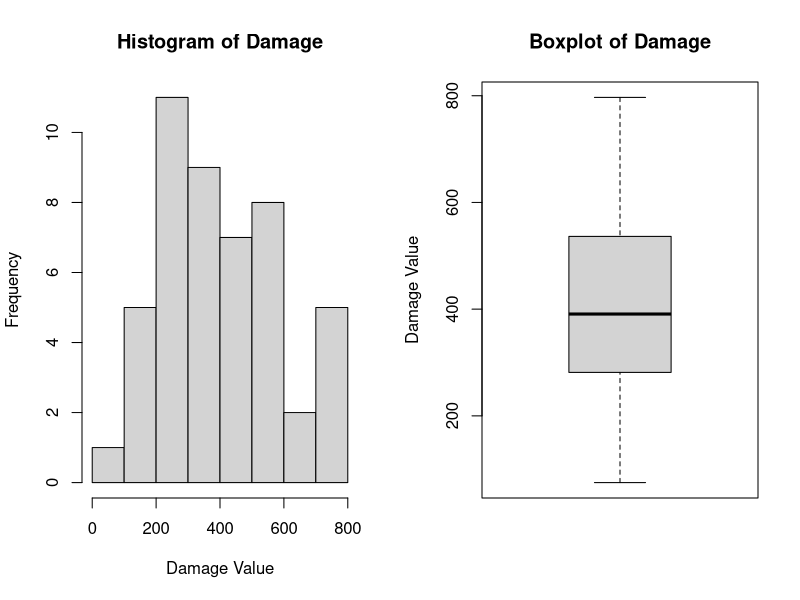
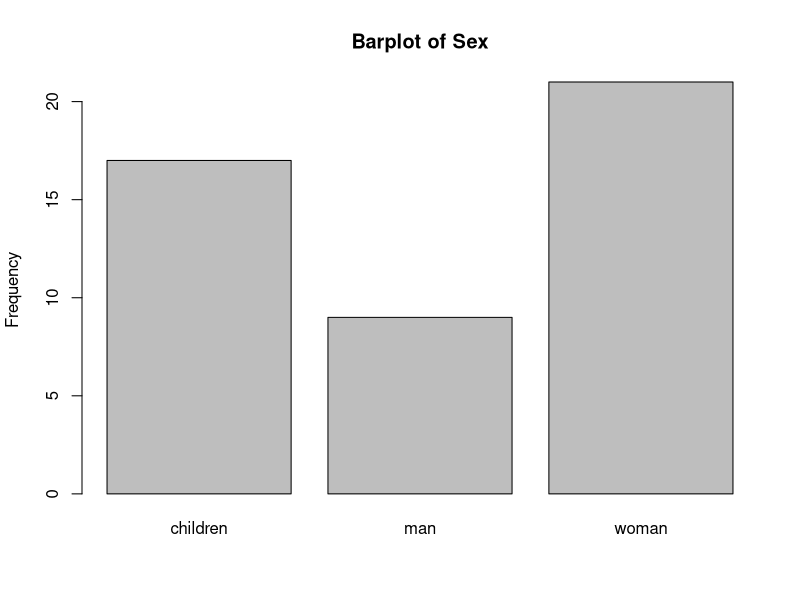
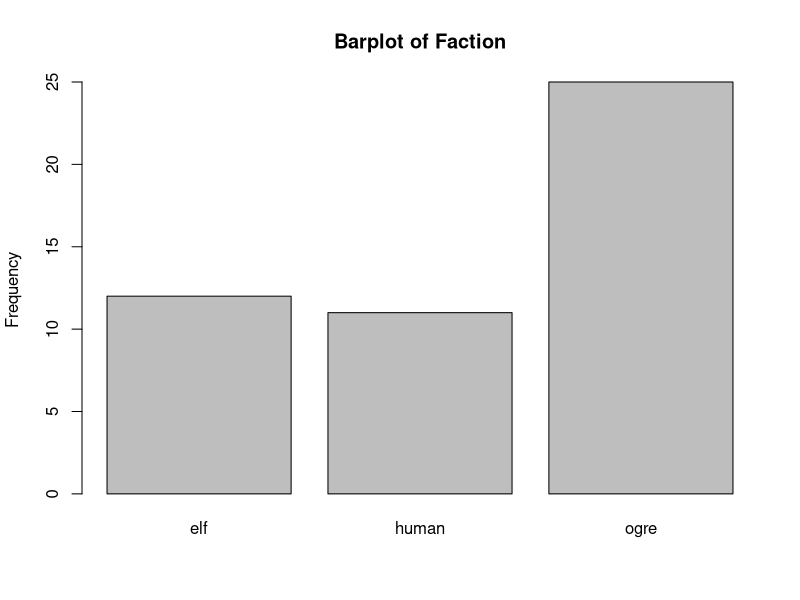
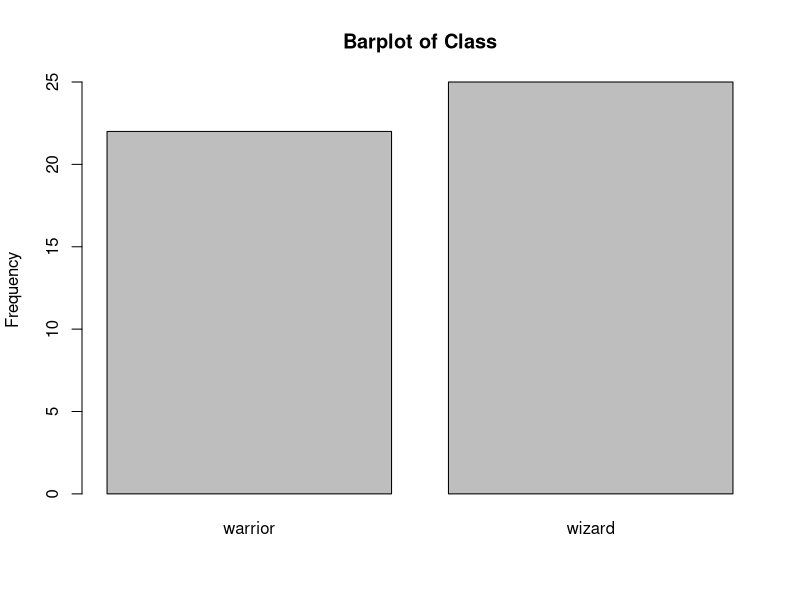
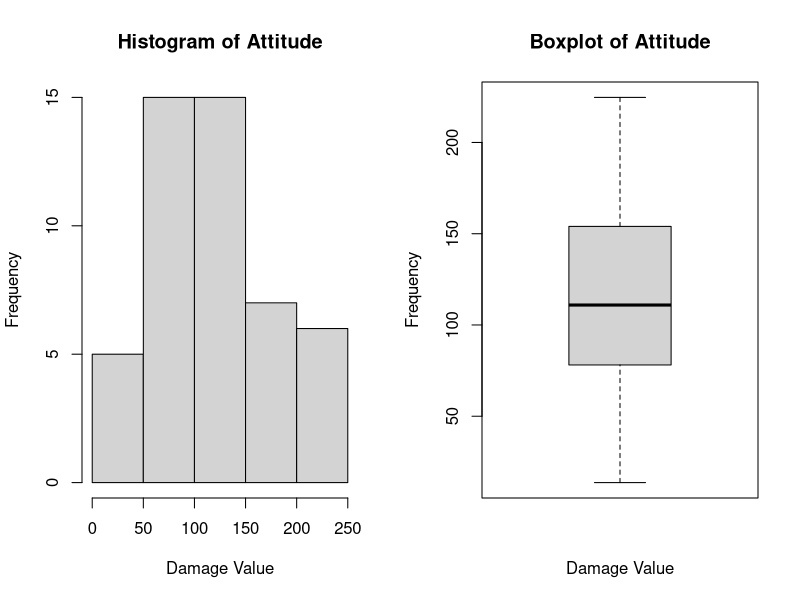
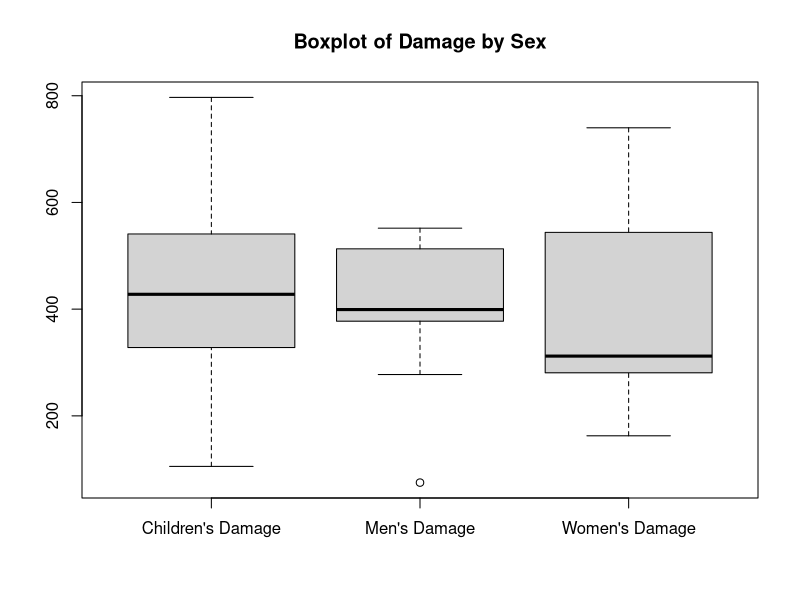
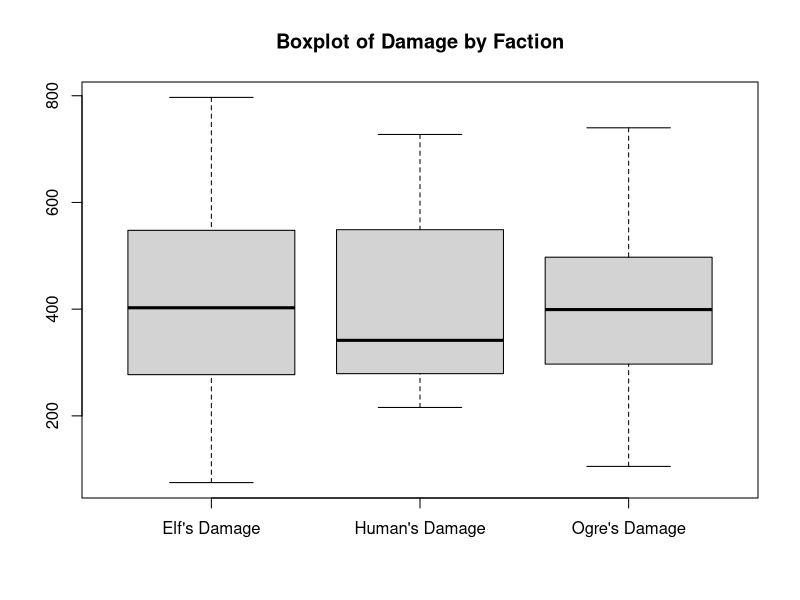
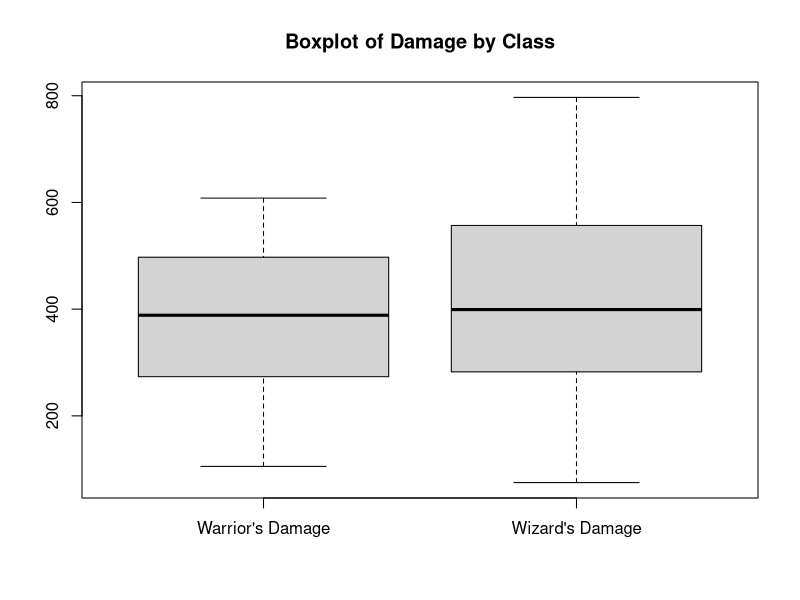

The R source for these figures, in order: (Note: this script raises an error after producing the figures.)
# set the path in R
setwd("C:../Ανάλυση Δεδομένων")
# Data Insertion
rm(list=ls())
Data<-read.table(file="data.txt" ,header=T ,na.strings=c("uns")) 

# Histogram, Boxplot & numeric methods of Damage
Damage<-Data[,1]
par(mfrow=c(1,2))
hist(Damage, ylab="Frequency",xlab="Damage Value", main = "Histogram of Damage")
boxplot(Damage, ylab="Damage Value",main="Boxplot of Damage")
fivenum(Damage)
summary(Damage)
var(Damage)
sd(Damage)
IQR<-quantile(Damage,0.75)-quantile(Damage,0.25)
Range<-max(Damage)-min(Damage)


#Barplot & numeric methods of Sex
Sex<-Data[,2]
Sex<-as.factor(Sex)
TSex<-table(Sex)
par(mfrow=c(1,1))
barplot(TSex, ylab= "Frequency",main="Barplot of Sex")
table(Sex) # Exact Frequency
prop.table(table(Sex)) # Relative Frequency

#Barplot & numeric methods of Faction
Faction<-Data[,3]
Faction<-as.factor(Faction)
TFaction<-table(Faction)
par(mfrow=c(1,1))
barplot(TFaction, ylab= "Frequency",main="Barplot of Faction")
table(Faction) # Exact Frequency
prop.table(table(Faction)) # Relative Frequency

#Barplot & numeric methods of Class
Class<-Data[,4]
Class<-as.factor(Class)
TClass<-table(Class)
par(mfrow=c(1,1))
barplot(TClass, ylab= "Frequency",main="Barplot of Class")
table(Class) # Exact Frequency
prop.table(table(Class)) # Relative Frequency


# Histogram, Boxplot & numeric methods of Damage
Attitude<-Data[,5]
par(mfrow=c(1,2))
hist(Attitude, ylab="Frequency",xlab="Damage Value", main = "Histogram of Attitude")
boxplot(Attitude, ylab="Frequency",xlab="Damage Value", main = "Boxplot of Attitude")
fivenum(Attitude)
summary(Attitude)
var(Attitude)
sd(Attitude)
IQR<-quantile(Attitude,0.75)-quantile(Attitude,0.25)
Range<-max(Attitude)-min(Attitude)


# Damage-Sex
par(mfrow=c(1,1))
Children<-subset(Data,sex == "children")
Men<-subset(Data,sex == "man")
Women<-subset(Data,sex == "woman")
boxplot(Children[,1],Men[,1],Women[,1],names=c("Children's Damage","Men's Damage","Women's Damage"))
title(main="Boxplot of Damage by Sex")


#Damage-Faction
par(mfrow=c(1,1))
Elf<-subset(Data,faction == "elf")
Human<-subset(Data,faction == "human")
Ogre<-subset(Data,faction == "ogre")
boxplot(Elf[,1],Human[,1],Ogre[,1],names=c("Elf's Damage","Human's Damage","Ogre's Damage"))
title(main="Boxplot of Damage by Faction")

#Damage-Class
par(mfrow=c(1,1))
Warrior<-subset(Data,class == "warrior")
Wizard<-subset(Data,class == "wizard")
boxplot(Warrior[,1],Wizard[,1],names=c("Warrior's Damage","Wizard's Damage"))
title(main="Boxplot of Damage by Class")

#Damage-Attitude
plot(Damage,Attitude,xlab="Damage",ylab="Attitude",main="Damage(Attitude)")


n<-length(Attitude)
f_attitude<-rep("High",48)
f_attitude[Attitude>80 & Attitude<=110]<-"Medium"
f_attitude[Attitude<=80]<-"Low"
f_attitude<-as.factor(f_attitude)
Data2<-transform(Data,f_attitude=f_attitude)
Tf_attitude<-table(f_attitude)
Tf_attitude
prop.table(Tf_attitude)
Elf<-subset(Data2,faction == "elf")
par(mfrow=c(1,1))
ElfLow<-subset(Elf, f_attitude=="Low")
ElfMedium<-subset(Elf, f_attitude == "Medium")
ElfHigh<-subset(Elf, f_attitude == "High")
boxplot(ElfLow[,1],ElfMedium[,1],ElfHigh[,1],names=c("ElfLow's Dameage","ElfMedium's Damage","ElfHigh's Damage)"))


table(Faction,Class)
prop.table(table(Faction,Class))
par(mfrow=c(1,2))
barplot(FC_Table, xlim=c(0,3), xlab="Class", legend=levels(Faction), col=1:3)
barplot(FC_Table, xlim=c(0,10), xlab="Class", legend=levels(Faction), col=1:3, beside=TRUE)